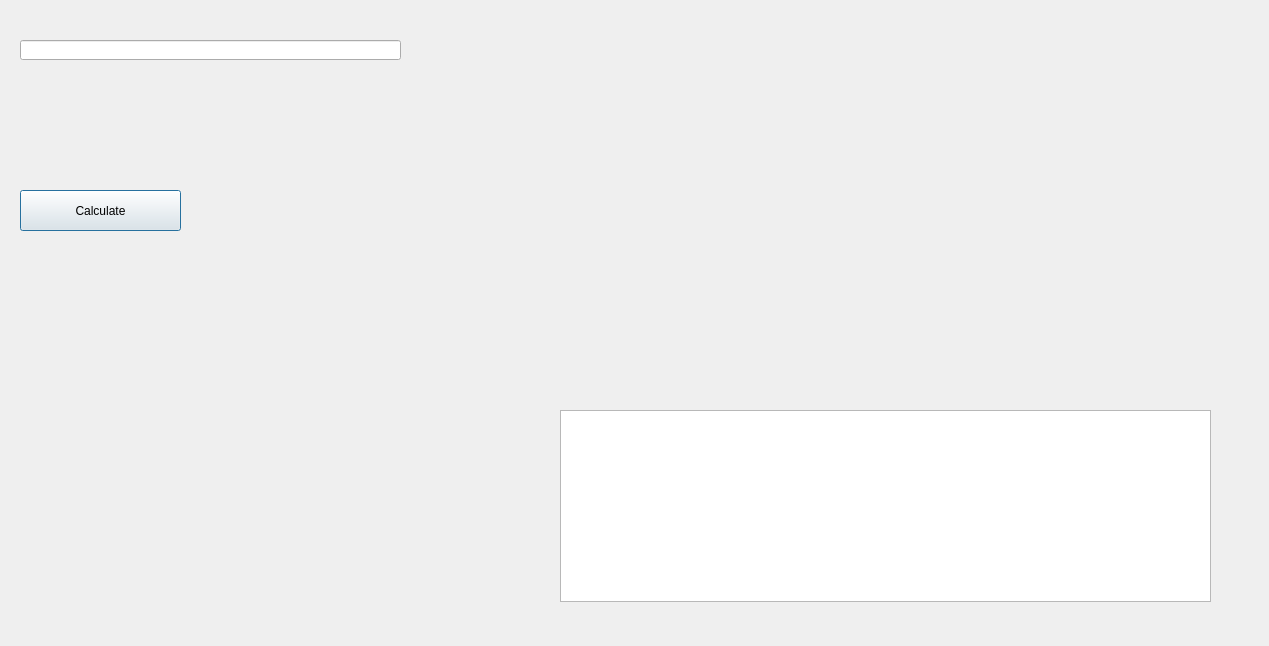
<?xml version="1.0" encoding="UTF-8"?>
<ui version="4.0">
 <class>Dialog</class>
 <widget class="QDialog" name="Dialog">
  <property name="geometry">
   <rect>
    <x>0</x>
    <y>0</y>
    <width>1269</width>
    <height>646</height>
   </rect>
  </property>
  <property name="minimumSize">
   <size>
    <width>1269</width>
    <height>646</height>
   </size>
  </property>
  <property name="windowTitle">
   <string>Dialog</string>
  </property>
  <widget class="QPushButton" name="pushButton">
   <property name="geometry">
    <rect>
     <x>20</x>
     <y>190</y>
     <width>161</width>
     <height>41</height>
    </rect>
   </property>
   <property name="text">
    <string>Calculate</string>
   </property>
  </widget>
  <widget class="QLineEdit" name="lineEdit">
   <property name="geometry">
    <rect>
     <x>20</x>
     <y>40</y>
     <width>381</width>
     <height>20</height>
    </rect>
   </property>
  </widget>
  <widget class="QWidget" name="widget" native="true">
   <property name="geometry">
    <rect>
     <x>560</x>
     <y>30</y>
     <width>651</width>
     <height>311</height>
    </rect>
   </property>
  </widget>
  <widget class="QTableView" name="tableView">
   <property name="geometry">
    <rect>
     <x>560</x>
     <y>410</y>
     <width>651</width>
     <height>192</height>
    </rect>
   </property>
  </widget>
 </widget>
 <resources/>
 <connections/>
</ui>
